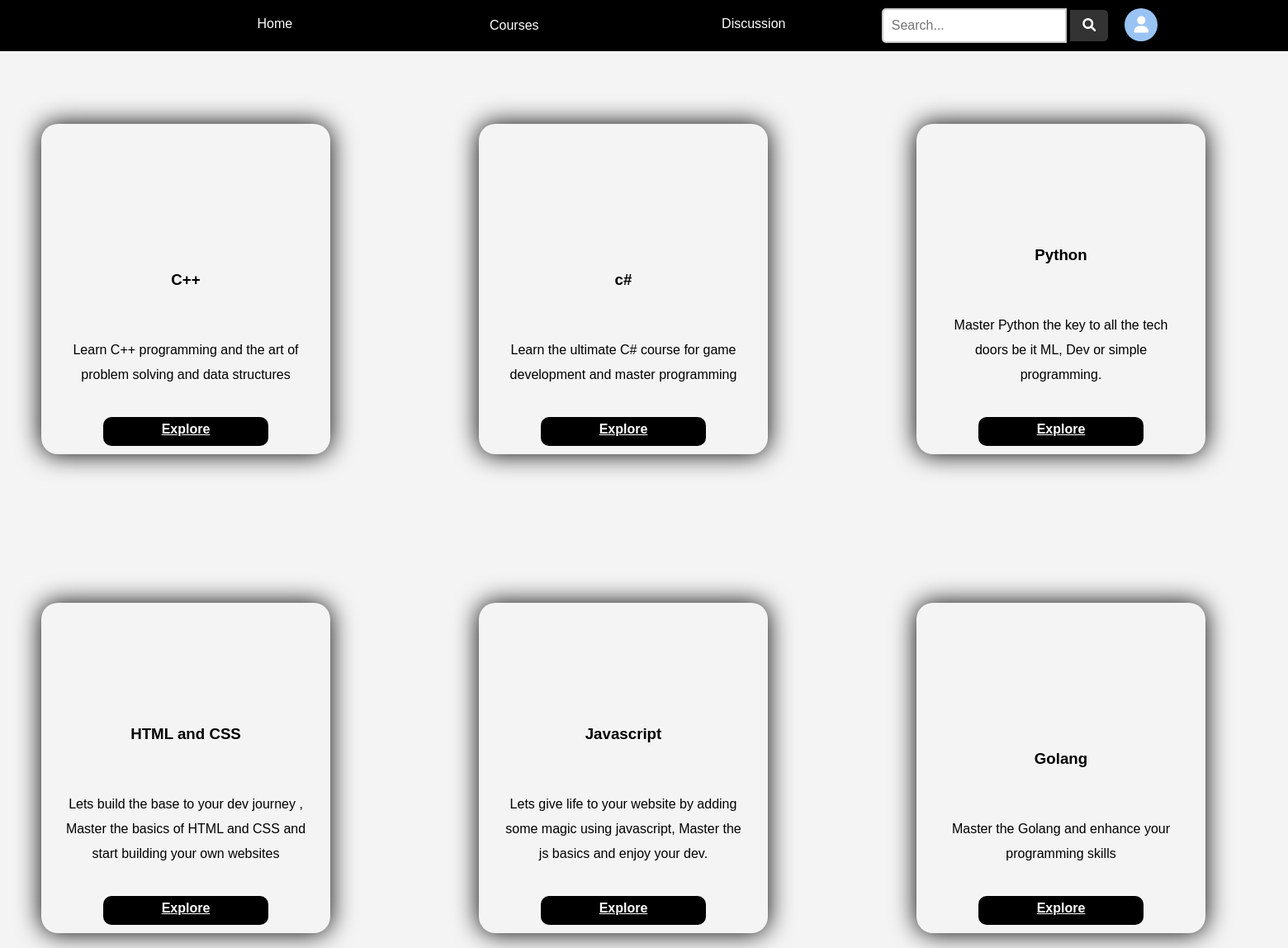
Page /courses/ on the committed database.
### lms/models.py (models this page shows, shortened)
class Course(models.Model):
    course_id=models.AutoField(primary_key=True)
    course_name = models.CharField(max_length=100)
    course_description = models.TextField(null=True, blank=True)
    image_url = models.URLField(max_length=200, null=True, blank=True)
    teacher = models.ForeignKey(User, on_delete=models.CASCADE,null=True,blank=True)
    start_date = models.DateField(null=True,blank=True)
    end_date = models.DateField(null=True, blank=True)
    category = models.CharField(max_length=100)

### lms/views.py (the view)
# urls.py: path('courses/',views.courses,name='courses'),
def courses(request):
     courses=Course.objects.all()
     return render(request,'courses.html',{'courses':courses})

### lms/templates/courses.html (shortened to what this page needs)
<!DOCTYPE html>
{% load static %}
<html lang="en">
<head>
    <link rel="stylesheet" href="https://cdnjs.cloudflare.com/ajax/libs/font-awesome/6.0.0-beta3/css/all.min.css">
    <link rel="stylesheet" href="{% static 'css/courses.css' %}">
</head>
<body>
    <nav class="navbar">
        <ul >
            <li>
                <div class="tag_name">
                    <a href="/">Home</a>
                </div>
               </li>
               <li class="dropdown tag_name">
                <a href="/courses" class="dropbtn">Courses</a>
            </li>
            <li>
                <div class="tag_name">
                    <a href="/discussion">Discussion</a>
                </div>
                </li>
           <li>
            <form action="/search" method="GET">
                <input type="text" placeholder="Search..." name="query" class="search-box">
                <button type="submit" class="search-button">
                    <i class="fas fa-search"></i>
                    </button>
                    </form>
           </li>
                    <li class="profile-dropdown">
                        <div class="profile-avatar">
                            <i class="fas fa-user"></i>
                        </div>
                    </li>
        </ul>
    </nav>
    <section class="content">
        <div class="about_courses">
        {% for course in courses %}
<div class="course_names">
    <div class="intro_image" style="background-image: url('{{ course.image_url }}');">
    </div>
    <div class="course_details">
        <h3>{{ course.course_name }}</h3>
        <p>{{ course.course_description }}</p>
        {% if course.course_id %}
    <a href="{% url 'enroll_in_course' course.course_id %}" class="Explore">Explore</a>
{% else %}
    <p>ID not available</p>
{% endif %}
    </div>
</div>
{% endfor %}
    </div>
    </section>
</body>
</html>

### static/css/courses.css (style rules this page uses)
body { margin: 0; font-family: Arial, sans-serif; background-color: #f4f4f4; }
.navbar { display: flex; justify-content: space-around; align-items: center; background-color: black; padding: 10px 30px; position: fixed; top: 0; width: 100%; z-index: 1000; }
.navbar ul { list-style: none; margin: 0; padding: 0; display: flex; }
.navbar ul li { position: relative; margin-right: 20px; }
.navbar ul li a { color: white; text-decoration: none; padding: 14px 30px; width:250px; display: block; padding:10px; font-size:16px; }
.dropdown { display:flex; flex-direction: column; justify-content: center; }
.content { margin-top: 100px; text-align: center; padding: 50px; }
.search-box { padding: 10px; font-size: 16px; border: 2px solid #ccc; border-radius: 5px 0 0 5px; outline: none; width: 200px; }
.search-button { padding: 10px 15px; font-size: 16px; border: none; background-color: #333; color: white; border-radius: 0 5px 5px 0; cursor: pointer; }
.tag_name { display:flex; justify-content:center; text-align:center; }
.search-button i { margin-right: 0; }
.profile-avatar { width: 40px; height: 40px; border-radius: 50%; background-color: #99c3f3; display: flex; justify-content: center; align-items: center; color: white; font-size: 20px; }
.about_courses { display:flex; flex-wrap:wrap; gap:180px; width:1600px; }
.course_names { display:flex; flex-direction:column; justify-content:center; align-items:center; border-radius:20px; box-shadow:0 0 30px 0px ; width:350px; height:400px; }
.intro_image { background-image: url("https://miro.medium.com/v2/resize:fit:1400/1*oFfl-1UKLtd8XOswpwgriA.png"); background-repeat: no-repeat; display:block; background-size: cover; background-position: center; width:350px; height: 250px; margin-top:10px; border-top-right-radius: 20px; border-top-left-radius: 20px; margin: 0; padding: 0; }
.Explore { width:200px; height:35px; background-color:black; color:white; border-radius:10px; font-weight:bold; cursor:pointer; }
.course_details { display:flex; flex-direction: column; width:300px; margin-top:10px; padding:10px; height:auto; line-height:30px; font-size:16px; gap:20px; justify-content: center; align-items: center; }

### rows in the picture
Course: course_name "C++", course_description "Learn C++ programming and the art of problem solving and data structures", shows "Explore"
Course: course_name "c#", course_description "Learn the ultimate C# course for game development and master programming", shows "Explore"
Course: course_name "Python", course_description "Master Python the key to all the tech doors be it ML, Dev or simple programming.", shows "Explore"
Course: course_name "HTML and CSS", course_description "Lets build the base to your dev journey , Master the basics of HTML and CSS and start building your own websites", shows "Explore"
Course: course_name "Javascript", course_description "Lets give life to your website by adding some magic using javascript, Master the js basics and enjoy your dev.", shows "Explore"
Course: course_name "Golang", course_description "Master the Golang and enhance your programming skills", shows "Explore"
